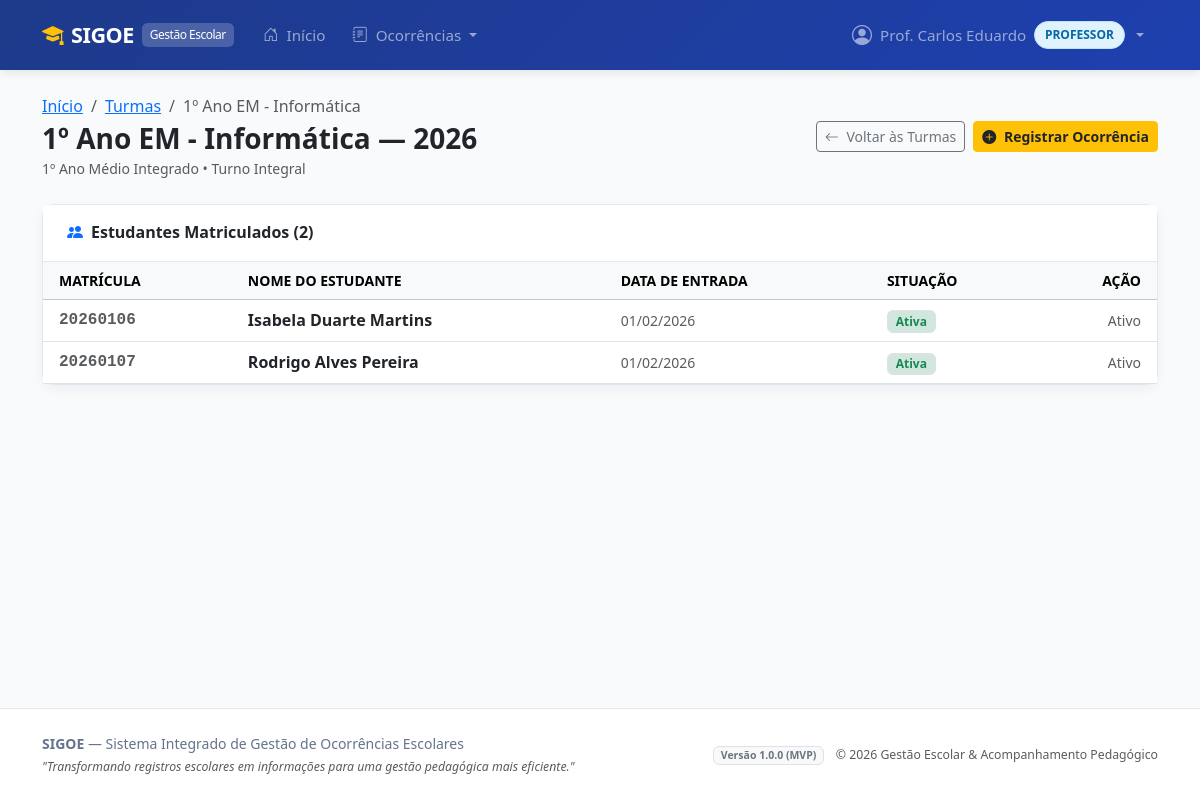
Page /turmas/3/ (signed in) on the committed database.
### usuarios/models.py (models this page shows, shortened)
class Usuario(AbstractUser):
    username = models.CharField(
        'Nome de Usuário',
        max_length=150,
        unique=True,
        blank=True,
        null=True
    )
    nome = models.CharField(
        'Nome Completo',
        max_length=150
    )
    email = models.EmailField(
        'E-mail',
        unique=True
    )
    perfil = models.CharField(
        'Perfil',
        max_length=20,
        choices=PerfilUsuario.choices,
        default=PerfilUsuario.PROFESSOR
    )
    ativo = models.BooleanField(
        'Ativo',
        default=True,
        help_text='Indica se este usuário possui acesso ativo ao sistema.'
    )
    data_criacao = models.DateTimeField(
        'Data de Criação',
        auto_now_add=True
    )
    data_atualizacao = models.DateTimeField(
        'Data de Atualização',
        auto_now=True
    )
    objects = UsuarioManager()
    USERNAME_FIELD = 'email'
    REQUIRED_FIELDS = ['nome']
    class Meta:
        verbose_name = 'Usuário'
        verbose_name_plural = 'Usuários'
        ordering = ['nome']
    @property
    def is_admin(self):
        return self.perfil == PerfilUsuario.ADMIN or self.is_superuser
    @property
    def is_professor(self):
        return self.perfil == PerfilUsuario.PROFESSOR
    @property
    def is_coordenacao(self):
        return self.perfil == PerfilUsuario.COORDENACAO

### turmas/models.py (models this page shows, shortened)
class Turma(models.Model):
    nome = models.CharField(
        'Nome da Turma',
        max_length=100,
        help_text='Exemplo: 9º Ano A, 3º Ano Informática'
    )
    serie = models.CharField(
        'Série / Etapa',
        max_length=50,
        help_text='Exemplo: 9º Ano Ensino Fundamental, 3º Médio'
    )
    turno = models.CharField(
        'Turno',
        max_length=20,
        choices=TurnoTurma.choices,
        default=TurnoTurma.MATUTINO
    )
    ano_letivo = models.PositiveIntegerField(
        'Ano Letivo',
        help_text='Exemplo: 2026'
    )
    ativa = models.BooleanField(
        'Ativa',
        default=True,
        help_text='Indica se a turma está em andamento.'
    )
    data_criacao = models.DateTimeField(
        'Data de Cadastro',
        auto_now_add=True
    )
    class Meta:
        verbose_name = 'Turma'
        verbose_name_plural = 'Turmas'
        ordering = ['-ano_letivo', 'nome']
        unique_together = ('nome', 'ano_letivo')

class MatriculaTurma(models.Model):
    aluno = models.ForeignKey(
        'alunos.Aluno',
        on_delete=models.CASCADE,
        related_name='matriculas',
        verbose_name='Aluno'
    )
    turma = models.ForeignKey(
        'turmas.Turma',
        on_delete=models.CASCADE,
        related_name='matriculas',
        verbose_name='Turma'
    )
    data_entrada = models.DateField(
        'Data de Entrada',
        default=timezone.localdate
    )
    data_saida = models.DateField(
        'Data de Saída',
        null=True,
        blank=True,
        help_text='Preenchido em caso de transferência, cancelamento ou conclusão.'
    )
    situacao = models.CharField(
        'Situação',
        max_length=20,
        choices=SituacaoMatricula.choices,
        default=SituacaoMatricula.ATIVA
    )
    class Meta:
        verbose_name = 'Matrícula em Turma'
        verbose_name_plural = 'Matrículas em Turmas'
        ordering = ['-data_entrada', 'aluno__nome']
        unique_together = ('aluno', 'turma', 'situacao')

### alunos/models.py (models this page shows, shortened)
class Aluno(models.Model):
    nome = models.CharField(
        'Nome Completo',
        max_length=150
    )
    matricula = models.CharField(
        'Matrícula',
        max_length=50,
        unique=True,
        help_text='Código identificador único do estudante na instituição escolar.'
    )
    data_nascimento = models.DateField(
        'Data de Nascimento',
        help_text='Utilizada para acompanhamento pedagógico e proteção de menores (LGPD).'
    )
    ativo = models.BooleanField(
        'Ativo',
        default=True,
        help_text='Indica se o aluno possui vínculo ativo com a instituição.'
    )
    data_criacao = models.DateTimeField(
        'Data de Cadastro',
        auto_now_add=True
    )
    data_atualizacao = models.DateTimeField(
        'Última Atualização',
        auto_now=True
    )
    class Meta:
        verbose_name = 'Aluno'
        verbose_name_plural = 'Alunos'
        ordering = ['nome']

### turmas/views.py (the view)
# urls.py: path('<int:pk>/', views.detalhe_turma_view, name='detalhe_turma'),
@login_required
@professor_ou_coordenacao_required
def detalhe_turma_view(request, pk):
    turma = get_object_or_404(Turma, pk=pk)
    matriculas = MatriculaTurma.objects.filter(
        turma=turma,
        situacao=SituacaoMatricula.ATIVA,
        aluno__ativo=True
    ).select_related('aluno').order_by('aluno__nome')
    return render(request, 'turmas/detalhe_turma.html', {
        'turma': turma,
        'matriculas': matriculas,
    })

### templates/turmas/detalhe_turma.html (shortened to what this page needs)
{% extends 'base.html' %}
{% block content %}
<div class="container container-xl py-4">
    <div class="d-flex flex-column flex-md-row justify-content-between align-items-md-center mb-4 gap-2">
        <div>
            <nav aria-label="breadcrumb">
                <ol class="breadcrumb mb-1 small">
                    <li class="breadcrumb-item"><a href="{% url 'core:home' %}">Início</a></li>
                    <li class="breadcrumb-item"><a href="{% url 'turmas:lista_turmas' %}">Turmas</a></li>
                    <li class="breadcrumb-item active" aria-current="page">{{ turma.nome }}</li>
                </ol>
            </nav>
            <h3 class="fw-bold mb-0 text-dark">
                {{ turma.nome }} &mdash; {{ turma.ano_letivo }}
            </h3>
            <span class="text-muted small">{{ turma.serie }} &bull; Turno {{ turma.get_turno_display }}</span>
        </div>
        <div class="d-flex gap-2">
            <a href="{% url 'turmas:lista_turmas' %}" class="btn btn-outline-secondary btn-sm">
                <i class="bi bi-arrow-left me-1"></i> Voltar às Turmas
            </a>
            {% if user.is_professor or user.is_admin %}
                <a href="{% url 'registros:nova_ocorrencia' %}" class="btn btn-warning btn-sm fw-semibold text-dark">
                    <i class="bi bi-plus-circle-fill me-1"></i> Registrar Ocorrência
                </a>
            {% endif %}
        </div>
    </div>
    <div class="sigoe-card">
        <div class="card-header bg-white d-flex justify-content-between align-items-center">
            <h6 class="fw-semibold mb-0 text-dark">
                <i class="bi bi-people-fill text-primary me-2"></i>Estudantes Matriculados ({{ matriculas.count }})
            </h6>
        </div>
        <div class="card-body p-0">
            {% if matriculas %}
                <div class="table-responsive">
                    <table class="table table-hover align-middle mb-0">
                        <thead class="table-light text-secondary small text-uppercase">
                            <tr>
                                <th class="ps-3">Matrícula</th>
                                <th>Nome do Estudante</th>
                                <th>Data de Entrada</th>
                                <th>Situação</th>
                                <th class="text-end pe-3">Ação</th>
                            </tr>
                        </thead>
                        <tbody>
                            {% for m in matriculas %}
                            <tr>
                                <td class="ps-3 font-monospace text-muted fw-semibold">{{ m.aluno.matricula }}</td>
                                <td class="fw-semibold text-dark">{{ m.aluno.nome }}</td>
                                <td class="small text-muted">{{ m.data_entrada|date:"d/m/Y" }}</td>
                                <td>
                                    <span class="badge bg-success-subtle text-success border">
                                        {{ m.get_situacao_display }}
                                    </span>
                                </td>
                                <td class="text-end pe-3">
                                    {% if user.is_coordenacao or user.is_admin %}
                                        <a href="{% url 'alunos:prontuario_aluno' m.aluno.id %}" class="btn btn-outline-primary btn-sm" title="Ver Prontuário">
                                            <i class="bi bi-folder2-open me-1"></i> Prontuário
                                        </a>
                                    {% else %}
                                        <span class="text-muted small">Ativo</span>
                                    {% endif %}
                                </td>
                            </tr>
                            {% endfor %}
                        </tbody>
                    </table>
                </div>
            {% else %}
                <div class="text-center py-5">
                    <i class="bi bi-person-x fs-1 text-muted"></i>
                    <p class="text-muted mt-2 mb-0">Nenhum estudante com matrícula ativa nesta turma.</p>
                </div>
            {% endif %}
        </div>
    </div>
</div>
{% endblock %}

### templates/navbar.html (shortened to what this page needs)
<nav class="navbar navbar-expand-lg navbar-dark sigoe-navbar sticky-top">
    <div class="container-fluid container-xl">
        <a class="navbar-brand" href="{% if user.is_authenticated %}{% url 'core:home' %}{% else %}{% url 'usuarios:login' %}{% endif %}">
            <i class="bi bi-mortarboard-fill text-warning"></i>
            <span>SIGOE</span>
            <span class="brand-badge d-none d-sm-inline">Gestão Escolar</span>
        </a>
        <div class="collapse navbar-collapse" id="navbarMain">
            <ul class="navbar-nav me-auto mb-2 mb-lg-0">
                {% if user.is_authenticated %}
                    <li class="nav-item">
                        <a class="nav-link {% if request.resolver_match.app_name == 'core' %}active{% endif %}" href="{% url 'core:home' %}">
                            <i class="bi bi-house-door me-1"></i> Início
                        </a>
                    </li>
                    {% if user.is_professor or user.is_admin %}
                        <li class="nav-item dropdown">
                            <a class="nav-link dropdown-toggle {% if request.resolver_match.app_name == 'registros' %}active{% endif %}" href="#" id="menuProfessor" role="button" data-bs-toggle="dropdown" aria-expanded="false">
                                <i class="bi bi-journal-text me-1"></i> Ocorrências
                            </a>
                        </li>
                    {% endif %}
                {% endif %}
            </ul>
            <ul class="navbar-nav ms-auto align-items-lg-center">
                {% if user.is_authenticated %}
                    <li class="nav-item dropdown">
                        <a class="nav-link dropdown-toggle d-flex align-items-center gap-2" href="#" id="userDropdown" role="button" data-bs-toggle="dropdown" aria-expanded="false">
                            <i class="bi bi-person-circle fs-5"></i>
                            <span>{{ user.nome|default:user.email }}</span>
                            {% if user.is_admin %}
                                <span class="user-badge badge-admin">Admin</span>
                            {% elif user.is_coordenacao %}
                                <span class="user-badge badge-coordenacao">Coordenação</span>
                            {% else %}
                                <span class="user-badge badge-professor">Professor</span>
                            {% endif %}
                        </a>
                    </li>
                {% else %}
                    <li class="nav-item">
                        <a class="btn btn-outline-light btn-sm px-3" href="{% url 'usuarios:login' %}">
                            <i class="bi bi-box-arrow-in-right me-1"></i> Acessar Sistema
                        </a>
                    </li>
                {% endif %}
            </ul>
        </div>
    </div>
</nav>

### static/css/custom.css (style rules this page uses)
:root { --sigoe-primary: #1e3a8a; --sigoe-primary-hover: #1e40af; --sigoe-primary-light: #eff6ff; --sigoe-secondary: #0f766e; --sigoe-accent: #3b82f6; --sigoe-bg-soft: #f8fafc; --sigoe-text-main: #1e293b; --sigoe-text-muted: #64748b; --sigoe-card-border: #e2e8f0; --sigoe-card-shadow: 0 4px 12px rgba(15, 23, 42, 0.05); --sigoe-radius: 0.75rem; }
body { font-family: system-ui, -apple-system, "Segoe UI", Roboto, "Helvetica Neue", Arial, sans-serif; background-color: var(--sigoe-bg-soft); color: var(--sigoe-text-main); min-height: 100vh; display: flex; flex-direction: column; }
.sigoe-navbar { background: linear-gradient(135deg, #1e3a8a 0%, #1e40af 100%); box-shadow: 0 2px 10px rgba(0, 0, 0, 0.1); padding-top: 0.75rem; padding-bottom: 0.75rem; }
.sigoe-navbar .navbar-brand { font-weight: 700; font-size: 1.35rem; letter-spacing: -0.5px; display: flex; align-items: center; gap: 0.5rem; }
.sigoe-navbar .brand-badge { background-color: rgba(255, 255, 255, 0.2); font-size: 0.75rem; padding: 0.2rem 0.5rem; border-radius: 0.35rem; font-weight: 500; }
.sigoe-navbar .nav-link { font-weight: 500; font-size: 0.95rem; padding: 0.5rem 0.85rem !important; border-radius: 0.5rem; transition: all 0.2s ease-in-out; }
.user-badge { font-size: 0.75rem; padding: 0.25rem 0.6rem; border-radius: 9999px; font-weight: 600; text-transform: uppercase; }
.badge-professor { background-color: #e0f2fe; color: #0369a1; border: 1px solid #bae6fd; }
.sigoe-card { background-color: #ffffff; border: 1px solid var(--sigoe-card-border); border-radius: var(--sigoe-radius); box-shadow: var(--sigoe-card-shadow); transition: transform 0.2s ease, box-shadow 0.2s ease; }
.sigoe-card .card-header { background-color: transparent; border-bottom: 1px solid var(--sigoe-card-border); padding: 1.15rem 1.5rem; font-weight: 600; }
.sigoe-card .card-body { padding: 1.5rem; }

### rows in the picture
Usuario: nome "Prof. Carlos Eduardo"
Turma: nome "1º Ano EM - Informática", ano_letivo "2026", serie "1º Ano Médio Integrado", turno "Integral"
MatriculaTurma: aluno.matricula "20260106", aluno.nome "Isabela Duarte Martins", data_entrada "01/02/2026", situacao "Ativa"
MatriculaTurma: aluno.matricula "20260107", aluno.nome "Rodrigo Alves Pereira", data_entrada "01/02/2026", situacao "Ativa"

### other values in the picture
{{ matriculas.count }} "2"
